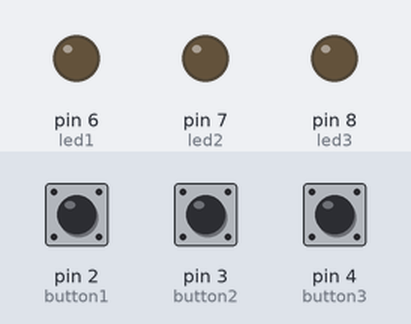
A sketch run on a simulated Arduino Uno, built with avr-gcc and run on an emulated ATmega328P. Shown: output pins drawn as LEDs (lit = HIGH). The test bench sets the inputs (shaded band); at power-on: pin 2 (button1) LOW, pin 3 (button2) LOW, pin 4 (button3) LOW. Storage starts empty; the audio player accepts every command and is not drawn.

Above: at 1.2 s.
1.3 s: pin 2 (button1) pulled HIGH for 0.15 s
At 2.6 s:
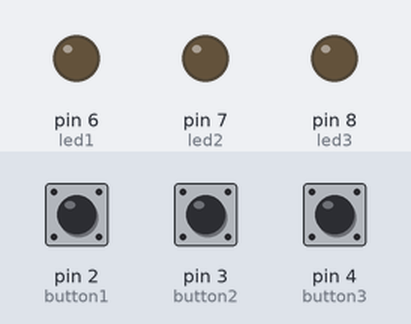
3.0 s: pin 3 (button2) pulled HIGH for 0.15 s
At 3.9 s:
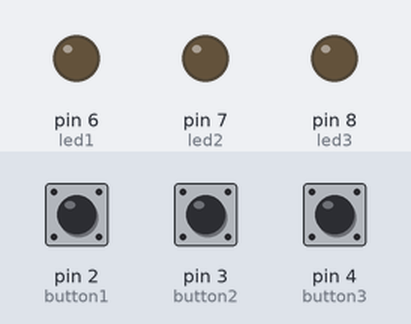
4.7 s: pin 4 (button3) pulled HIGH for 0.15 s
At 5.2 s:
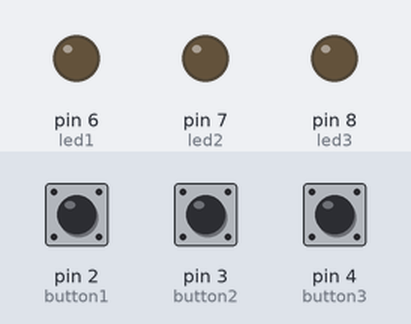
6.4 s: pin 4 (button3) pulled HIGH for 3.2 s
At 7.3 s:
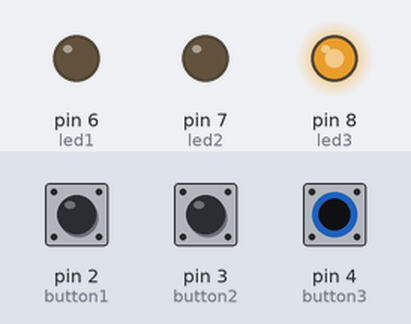
11.1 s: pin 2 (button1) pulled HIGH for 1 s
At 11.9 s:
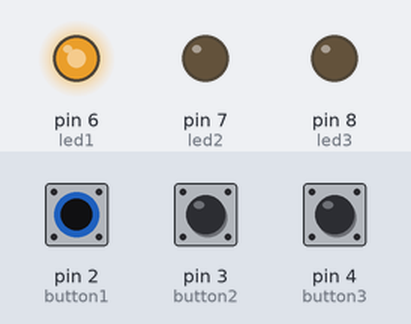
13.6 s: pin 2 (button1) pulled HIGH for 3.2 s
At 18.1 s:
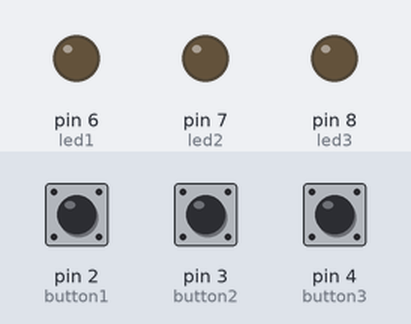
Timing chart, 0 to 19.3 s (numbered marks = the images above; inputs shaded):
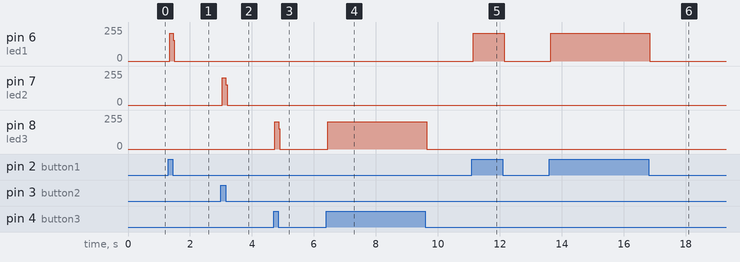

The sketch:

landfill_code_rev0.ino
```cpp
#include "SD.h"
#define SD_ChipSelectPin 10
#include "TMRpcm.h"
#include "SPI.h"

TMRpcm tmrpcm;

const int button1 = 2;
const int button2 = 3;
const int button3 = 4;
int button1State = 0;
int button2State = 0;
int button3State = 0;
const int led1 = 6;
const int led2 = 7;
const int led3 = 8;

void setup()
{
  //buttons
  pinMode(button1, INPUT);
  pinMode(button2, INPUT);
  pinMode(button3, INPUT);
  pinMode(led1, OUTPUT);
  pinMode(led2, OUTPUT);
  pinMode(led3, OUTPUT);

  tmrpcm.speakerPin=9;
  Serial.begin(9600);
  if(!SD.begin(SD_ChipSelectPin))
  {
    Serial.println("SD fail");
    return;
  }
  tmrpcm.setVolume(6);


}

void loop() {

  button1State = digitalRead(button1);
  button2State = digitalRead(button2);
  button3State = digitalRead(button3);

  if(button1State == HIGH){
    tmrpcm.play("audio1.wav");
    digitalWrite(led1, HIGH);
    digitalWrite(led2, LOW);
    digitalWrite(led3, LOW);
  }
  if(button2State == HIGH){
    tmrpcm.play("audio2.wav");
    digitalWrite(led1, LOW);
    digitalWrite(led2, HIGH);
    digitalWrite(led3, LOW);
  }
  if(button3State == HIGH){
    tmrpcm.play("audio3.wav");
    digitalWrite(led1, LOW);
    digitalWrite(led2, LOW);
    digitalWrite(led3, HIGH);
  }

  if(!tmrpcm.isPlaying()){
    digitalWrite(led1, LOW);
    digitalWrite(led2, LOW);
    digitalWrite(led3, LOW);
  }
}
```

Measured:
- after the input at 1.3 s, pin 6 (led1): 0/255 → 207/255 at once, → 0/255 0.12 s later
- after the input at 3.0 s, pin 7 (led2): 0/255 → 206/255 at once, → 0/255 0.12 s later
- after the input at 4.7 s, pin 8 (led3): 0/255 → 205/255 at once, → 0/255 0.12 s later
- after the input at 6.4 s, pin 8 (led3): 0/255 → 205/255 at once, → 0/255 3.2 s later
- after the input at 11.1 s, pin 6 (led1): 0/255 → 207/255 at once, → 0/255 1.0 s later
- after the input at 13.6 s, pin 6 (led1): 0/255 → 207/255 at once, → 0/255 3.2 s later
